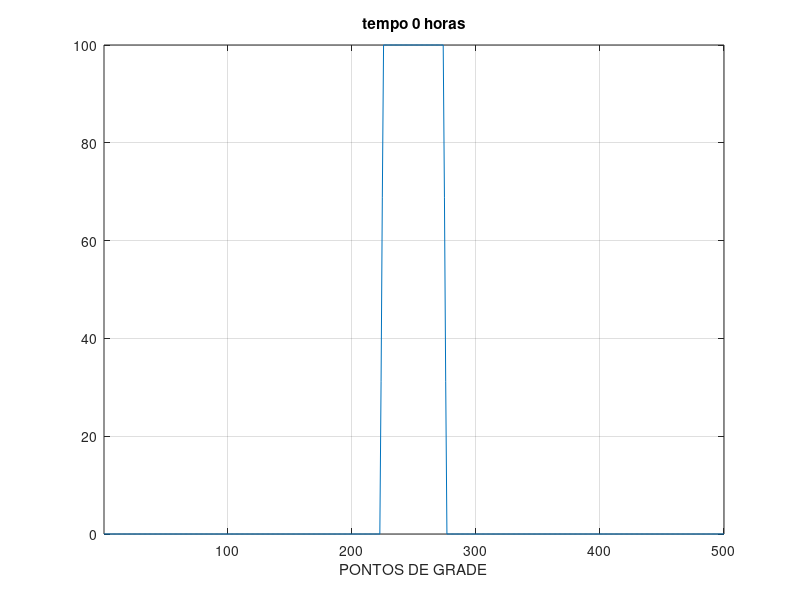
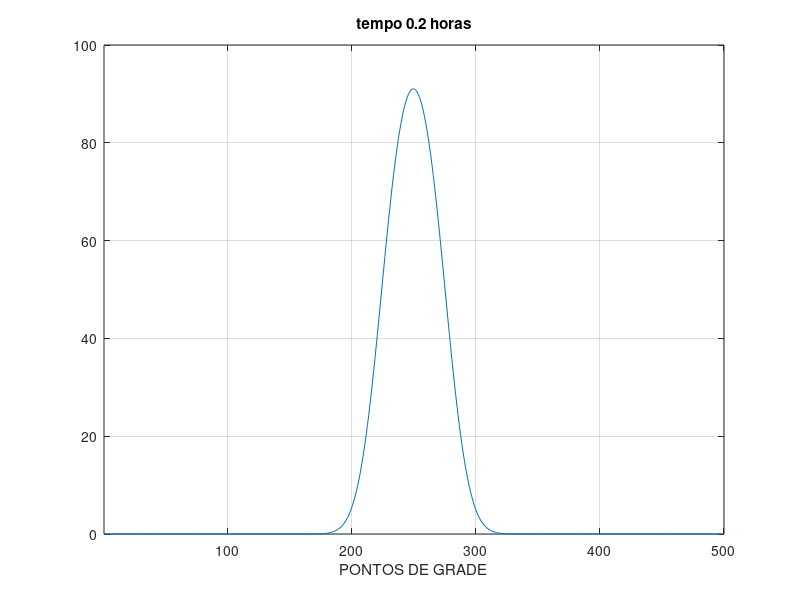
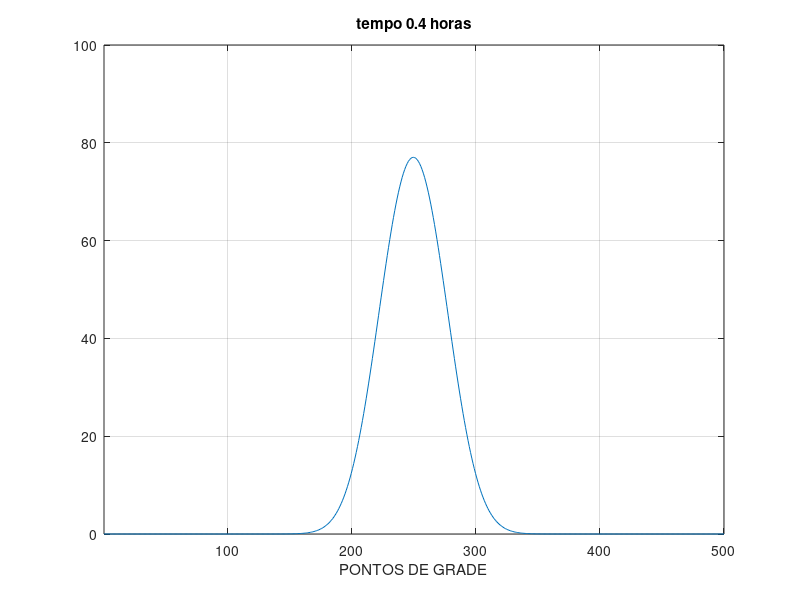
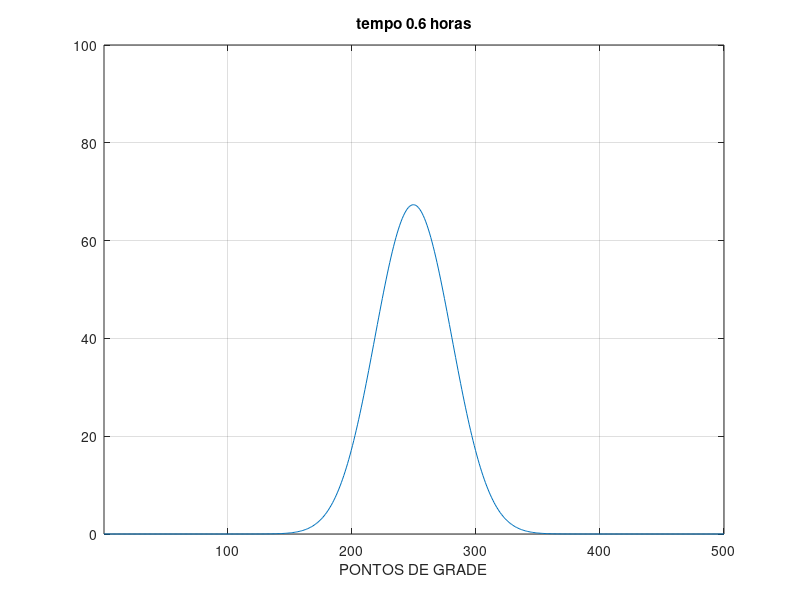

Reproduce these figures in MATLAB, in order.
%%%%%%%%%%%%%%%%%%%%%%%%%%%%%%%%%%%%%%%%%%%%%%%%%%%%%%%
%Equacao de difusao unidimensional p/ sinal retangular%
%c(x)=0 para x < 225 e x > 275                        %
%c(x)=100 para 225 <=  x <= 275                       %
%solucao atraves de esquema explicito                 %
%%%%%%%%%%%%%%%%%%%%%%%%%%%%%%%%%%%%%%%%%%%%%%%%%%%%%%%

clear all
close all

%parametros iniciais
jmax=500;  %numero de pontos de grade
mmax=3800; %numero de passos de tempo

%condicao inicial
j=1:jmax;
catu(j)=0;
catu(225:275)=100; 

%condicao de estabilidade
%q<=1/2  portanto    q=0.3125
Dh=10;   %em m2/s
T=2;     %em s
h=8;     %em m 
q=Dh*T/(h*h);

%esquema explicito avan t, centr em x
cren=catu;
freqplot=360;
kplot=359;
kfig=0;
for m=2:mmax
    tempo=(m-2)*T;
    kplot=kplot+1;
    cren(2:jmax-1)=catu(2:jmax-1)+ q*(catu(3:jmax)-2*catu(2:jmax-1)+catu(1:jmax-2));
    cren((cren<0))=0;   
    catu=cren;
        if(kplot==freqplot)
        kplot=0;
        XX=num2str(tempo);
        eval(['save -ascii fren_exp',XX,'.dat cren']);
        figure(1)
        plot(cren)
        grid on
        axis([1 jmax 0 100]);
        title(['tempo ',num2str(tempo/3600),' horas'])
        xlabel('PONTOS DE GRADE')
        grafico=['print -djpeg tempo_exp',XX];
        eval(grafico);
        end
end
